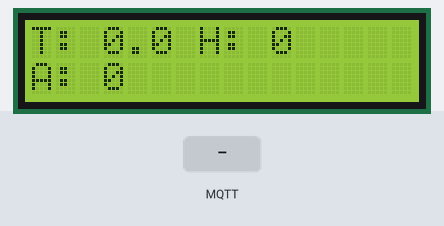
This sketch was run on a simulated ESP32. Shown: 16×2 character LCD. The inputs (shaded band) are chosen by the test bench. WiFi joins after 1.5 s; servers stay silent unless stated; no MQTT or app messages arrive unless stated; what the sketch prints to the serial monitor is not drawn.

Above: at 2.7 s.
2.8 s: MQTT message "5" arrives on the first subscribed topic
Timing chart, 0 to 5.8 s (numbered marks = the images above; inputs shaded):
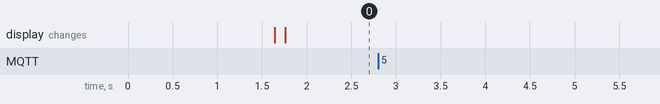

The sketch:

HVAC_actuator.ino
```cpp
#include <PubSubClient.h>
#include <WiFi.h>
#include <LiquidCrystal_I2C.h>

#include <freertos/FreeRTOS.h>
#include <freertos/queue.h>
#include <freertos/task.h>

#include <string.h>
#include <stdlib.h>
#include <nvs_flash.h>

#define HVAC_TOPIC      "/actuator/HVAC"
#define TOPIC_RESPONSE  "room1/response"

#define TEMP_CONTROL    (1)
#define HUMI_CONTROL    (2)
#define AIR_CONTROL     (3)
#define WARNING_EVENT   (4)

const char* ssid = "cien";
const char* password = "abcde123";

const char *mqtt_server = "192.168.137.1";

typedef struct {
    float value;
    float set_point;
}__attribute__((packed)) HVAC_element_t;

typedef struct{
    int room_id;
    HVAC_element_t temp;
    HVAC_element_t humi;
    HVAC_element_t air;
}__attribute__((packed)) HVAC_actuator_t;

typedef struct{
    int event_control;
    float set_point;
}__attribute__((packed)) HVAC_event_t;

WiFiClient espClient;
PubSubClient client(espClient);

QueueHandle_t msg_queue;

HVAC_actuator_t HVA_controller = {
    .room_id = 1,
};

HVAC_event_t msg_control = {
    .event_control = 0
};

// set the LCD number of columns and rows
int lcdColumns = 16;
int lcdRows = 2;
int check = 1;

// set LCD address, number of columns and rows
// if you don't know your display address, run an I2C scanner sketch
LiquidCrystal_I2C lcd(0x27, lcdColumns, lcdRows);

void mqtt_connection_task(void *arg){
    char topic[100];
    while(1){
        if(!client.connected()){
            Serial.println("Attemping  MQTT connection!");
            if(client.connect("HVAC",  TOPIC_RESPONSE, (uint8_t)1, 1, "HVAC disconnected")){
                Serial.println("MQTT connected!");
                sprintf(topic, "room%d%s\0", HVA_controller.room_id, HVAC_TOPIC);
                // client.setKeepAlive(0);
                client.subscribe(topic, 1);
                Serial.println("Subscribed to " + String(topic));
                client.publish(TOPIC_RESPONSE, "HVAC Connected", (boolean)true);
            }
        }
        else
            client.loop();
        vTaskDelay(2000/portTICK_PERIOD_MS);
    }
}

void wifi_setup(){
    delay(10);
  // We start by connecting to a WiFi network
    Serial.println();
    Serial.print("Connecting to ");
    Serial.println(ssid);

    WiFi.begin(ssid, password);

    while (WiFi.status() != WL_CONNECTED) {
        delay(500);
        Serial.print(".");
    }

    Serial.println("");
    Serial.println("WiFi connected");
    Serial.println("IP address: ");
    Serial.println(WiFi.localIP());
}

void callback(char *topic, byte* message, unsigned int length){
    Serial.print("Message arrived on topic:");
    Serial.println(topic);
    char *messageTemp = (char *)malloc(sizeof(char) * 50);
    char *pchar;
    // memset(messageTemp, 0, (size_t)length);
    memcpy(messageTemp, (void*)message, length);
    messageTemp[length] = '\0';

    Serial.print("Message:");
    Serial.println((char*)messageTemp);
    pchar = strtok(messageTemp, ":\n");
    while(pchar != NULL){
        if(!strcmp(pchar, "\"temp\"")){
            msg_control.event_control = TEMP_CONTROL;
            // Serial.println(msg_control.event_control);
            pchar = strtok(NULL, ":\n");
            msg_control.set_point = atoi(pchar);
            // Serial.println(msg_control.set_point);
            xQueueSend(msg_queue,(void *) &msg_control, 0);
            continue;
        }
        else if(!strcmp(pchar, "\"humidity\"")){
            msg_control.event_control = HUMI_CONTROL;
            // Serial.println(msg_control.event_control);
            pchar = strtok(NULL, ":\n");
            msg_control.set_point = atoi(pchar);
            // Serial.println(msg_control.set_point);
            xQueueSend(msg_queue,(void *) &msg_control, 0);
            continue;
        }
        else if(!strcmp(pchar, "\"air\"")){
            msg_control.event_control = AIR_CONTROL;
            // Serial.println(msg_control.event_control);
            pchar = strtok(NULL, ":\n");
            msg_control.set_point = atoi(pchar);
            // Serial.println(msg_control.set_point);
            xQueueSend(msg_queue,(void *) &msg_control, 0);
            continue;
        }
        pchar = strtok(NULL, ":\n");
    }

    free(messageTemp);
}

void LCD_display_task(void *arg){
    char hvac0[20];
    char hvac1[20];
    lcd.init();
    // turn on LCD backlight
    lcd.backlight();
    delay(100);
    while(1){
        if(check){
            lcd.clear();
            sprintf(hvac1, "A: %.0f\0", HVA_controller.air.value);
            sprintf(hvac0, "T: %.1f H: %.0f\0", HVA_controller.temp.value, HVA_controller.humi.value);
            lcd.setCursor(0,0);
            lcd.print(hvac0);
            lcd.setCursor(0,1);
            lcd.print(hvac1);
            check = 0;
        }
        vTaskDelay(200/portTICK_PERIOD_MS);
    }

}

void HVAC_control_task(void *arg){
    while(1){
        if(xQueueReceive(msg_queue, (void *)&msg_control, 0)){
            check = 1;
            switch (msg_control.event_control)
            {
            case TEMP_CONTROL:
                HVA_controller.temp.value = msg_control.set_point;
                break;
            case HUMI_CONTROL:
                HVA_controller.humi.value = msg_control.set_point;
                break;
            case AIR_CONTROL:
                HVA_controller.air.value = msg_control.set_point;
                break;
            default:
                break;
            }
        }
        vTaskDelay(100/portTICK_PERIOD_MS);
    }
}

void setup(){
    Serial.begin(115200);
    // initialize LCD
    lcd.init();
    // // turn on LCD backlight
    // lcd.backlight();
    // delay(100);
    lcd.clear();
    msg_queue = xQueueCreate(6, sizeof(HVAC_event_t));

    wifi_setup();
    client.setServer(mqtt_server, 1884);
    client.setCallback(callback);

    xTaskCreatePinnedToCore(mqtt_connection_task, "mqtt task", 2048, NULL, 3, NULL, 1);
    xTaskCreatePinnedToCore(LCD_display_task, "lcd task", 2048, NULL, 1, NULL, 1);
    xTaskCreatePinnedToCore(HVAC_control_task, "control task", 1024, NULL, 2, NULL, 1);
}


void loop(){

}
```

Measured:
- after the input at 2.8 s, every drawn part: stays the same
